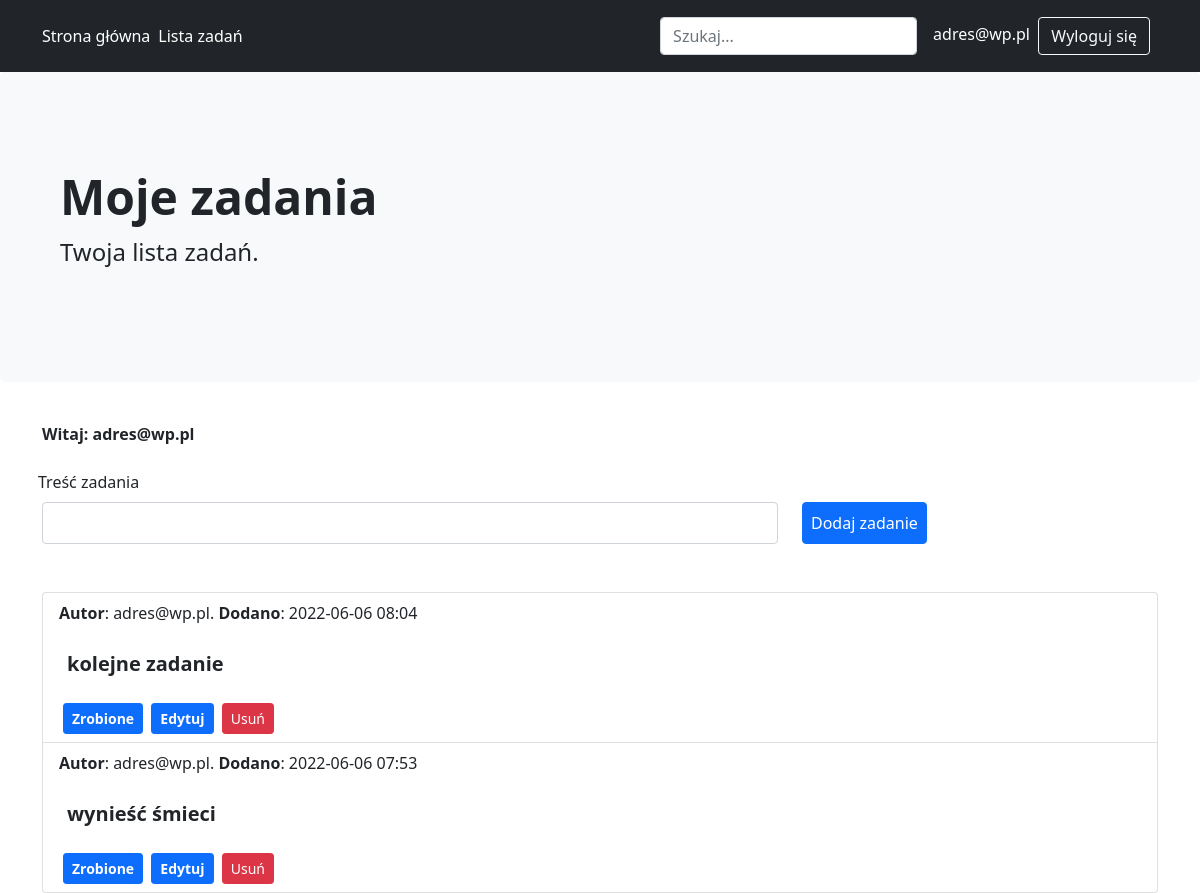
The page /zadania (signed in) on the database as committed earlier.
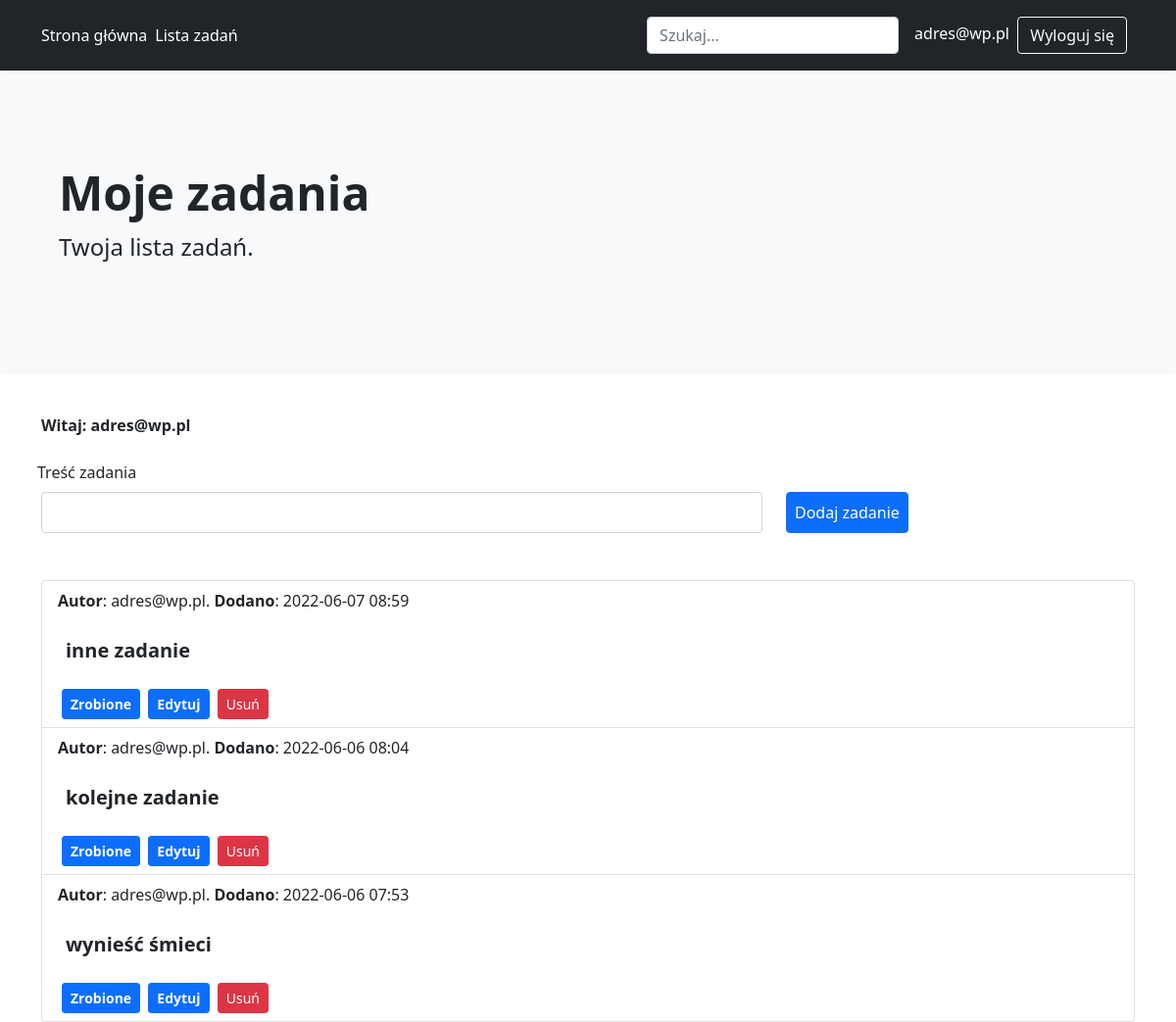
The same page on the database as committed later.
### tables this page shows
CREATE TABLE zadania (
    id INTEGER PRIMARY KEY AUTOINCREMENT,
    id_user INTEGER NOT NULL,
    zadanie TEXT NOT NULL,
    zrobione BOOLEANNOT NULL DEFAULT 0,
    data_pub TIMESTAMP NOT NULL DEFAULT CURRENT_TIMESTAMP,
    FOREIGN KEY (id_user) REFERENCES users(id)
);

CREATE TABLE users (
    id INTEGER PRIMARY KEY AUTOINCREMENT,
    email TEXT UINQUE NOT NULL,
    haslo TEXT NOT NULL
);

### todo.py (the view, shortened to what this page needs)
@app.route('/zadania', methods=['GET', 'POST'])
def zadania():
    error = None
    if "user_id" in session:
        zadania = get_db().execute(
            'SELECT z.id, zadanie, zrobione, data_pub, id_user, email'
            ' FROM zadania z JOIN users u ON z.id_user = u.id'
            ' ORDER BY data_pub DESC'
        ).fetchall()
        return render_template('zadania_lista.html', zadania=zadania, error=error)
    else:
        flash('Dodawanie zadań wymaga logowania.')
        return redirect(url_for('loguj'))

### todo.py (called while the page is built)
def get_db():
    if 'db' not in g:  # jeżeli brak połączenia, to je tworzymy
        g.db = sqlite3.connect(
            app.config['DATABASE'],
            detect_types=sqlite3.PARSE_DECLTYPES
        )  # tworzymy i zapisujemy połączenie w kontekście aplikacji
        g.db.row_factory = sqlite3.Row
    return g.db  # zwracamy połączenie z bazą

@app.before_request
def load_logged_in_user():
    user_id = session.get('user_id')
    if user_id is None:
        g.user = None
    else:
        g.user = get_db().execute(
            'SELECT * FROM users WHERE id = ?', (user_id,)
        ).fetchone()

### templates/zadania_lista.html (shortened to what this page needs)
{% extends "szkielet.html" %}
{% block h1 %}Moje zadania{% endblock %}
{% block tresc %}
    {% if g.user %}
    <p><strong class="success">Witaj: {{ g.user["email"] }}</strong></p>
    <form method="post">
      <div class="row">
        <label for="zadanie" class="p-2">Treść zadania</label>
      <div class="col-lg-8">
        <input id="zadanie" name="zadanie" required value="" class="form-control p-2 col-auto">
      </div>
      <div class="col-lg-4">
        <button type="submit" class="btn btn-primary p-2 mt-2 mt-lg-0 col-auto">Dodaj zadanie</button>
      </div>
      </div>
    </form>
    {% endif %}
    <ol class="list-group mt-5">
      {% for zadanie in zadania %}
        <li class="list-group-item">
          <div class="">
          <p><b>Autor</b>: {{ g.user["email"] }}. <b>Dodano</b>: {{ zadanie.data_pub.strftime('%Y-%m-%d %H:%M') }}</p>
          {% if zadanie.zrobione %}
            <p class="text-decoration-line-through p-2">{{ zadanie.zadanie }}</p>
          {% else %}
            <p class="fw-bold fs-5 p-2">{{ zadanie.zadanie }}</p>
          {% endif %}
          {% if zadanie.zrobione %}
          <form class="d-inline" action="{{ url_for('zmien_status', id=zadanie['id'], status=0) }}" method="post">
            <input class="btn btn-sm fw-bold btn-primary mx-1" type="submit" value="Niezrobione">
          </form>
          {% else %}
          <form class="d-inline" action="{{ url_for('zmien_status', id=zadanie['id'], status=1) }}" method="post">
            <input class="btn btn-sm fw-bold btn-primary mx-1" type="submit" value="Zrobione">
          </form>
          {% endif %}
          <a class="btn btn-sm fw-bold btn-primary" href="{{ url_for('edytuj', id=zadanie['id']) }}">Edytuj</a>
          <form class="d-inline" action="{{ url_for('usun', id=zadanie['id']) }}" method="post">
            <input class="btn btn-sm btn-danger mx-1" type="submit" value="Usuń" onclick="return confirm('Jesteś pewien?');">
          </form>
          </div>
        </li>
      {% endfor %}
    </ol>
{% endblock %}

### templates/szkielet.html (shortened to what this page needs)
<!doctype html>
<html>
<head>
  <link href="https://cdn.jsdelivr.net/npm/bootstrap@5.0.2/dist/css/bootstrap.min.css" rel="stylesheet">
  <link rel="stylesheet" type="text/css" href="{{ url_for('static', filename='style.css') }}">
</head>
<body>
<header class="p-3 bg-dark text-white">
  <div class="container">
    <div class="d-flex flex-wrap align-items-center justify-content-center justify-content-lg-start">
        <a href="/" class="d-flex align-items-center mb-2 mb-lg-0 text-white text-decoration-none">Strona główna</a>
      <ul class="nav col-12 col-lg-auto me-lg-auto mb-2 justify-content-center mb-md-0">
        <li>
          <a href="{{ url_for('zadania') }}" class="nav-link px-2 text-white">Lista zadań</a>
        </li>
      </ul>
      <form class="col-12 col-lg-auto mb-3 mb-lg-0 me-lg-3">
        <input type="search" class="form-control form-control-dark" placeholder="Szukaj..." aria-label="Szukaj">
      </form>
      <div class="text-end">
        {% if g.user %}
          <span>{{ g.user['email'] }}&nbsp;</span>
          <a href="{{ url_for('wyloguj') }}" class="btn btn-outline-light me-2">Wyloguj się</a>
        {% else %}
          <a href="{{ url_for('loguj') }}" class="btn btn-outline-light me-2">Zaloguj się</a>
          <a href="{{ url_for('rejestruj') }}" class="btn btn-warning">Utwórz konto</a>
        {% endif %}
      </div>
    </div>
  </div>
</header>
<div class="p-5 mb-4 bg-light rounded-3">
  <div class="container py-5">
    <h1 class="display-5 fw-bold">{% block h1 %}{% endblock %}</h1>
    <p class="col-md-8 fs-4">Twoja lista zadań.</p>
  </div>
</div>
<div class="container">
  <div class="row justify-content-center">
  </div>
  <div class="row">
    <div class="col-12">
      {% block tresc %}{% endblock %}
    </div>
  </div>
</div>
</body>
</html>

Rows that differ between the two databases and show on the page:
added zadania: {{ g.user["email"] }} "adres@wp.pl", data_pub "2022-06-07 08:59", zadanie "inne zadanie"
